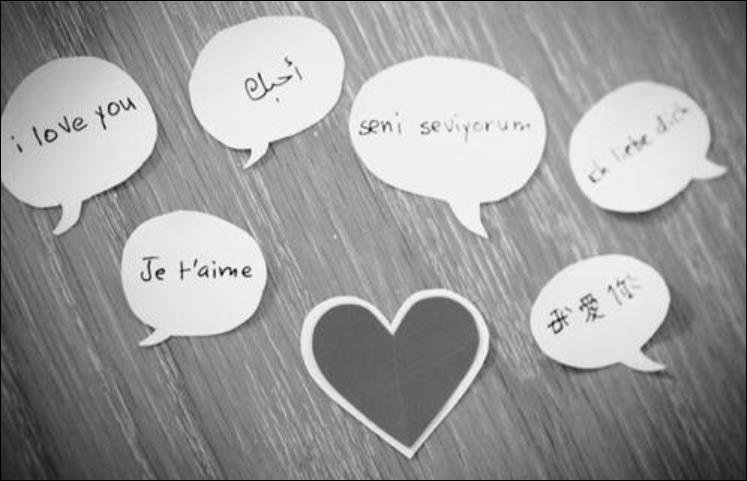
#> input picture 刘镇松-U202010652-图像分割作业/input_img/label.jpg, 747 x 481 px
$ python '局部二值描述LBP.py'
#> lines starting #> are read from the running program, lines starting #| are printed output that depends on the picture
#> further down, image is the input picture: shape (481, 747, 3); min 0, max 255, mean 155.4
import numpy as np
import cv2
import matplotlib.pyplot as plt

# 局部共生描述LBP
def LBP(src):
    height = src.shape[0]
#> height = 481
    width = src.shape[1]
#> width = 747
    dst = src.copy()

    lbp_value = np.zeros((1, 8), dtype=np.uint8)
    neighbours = np.zeros((1, 8), dtype=np.uint8)
    for x in range(1, width - 1):
        for y in range(1, height - 1):
            neighbours[0, 0] = src[y - 1, x - 1]
            neighbours[0, 1] = src[y - 1, x]
            neighbours[0, 2] = src[y - 1, x + 1]
            neighbours[0, 3] = src[y, x - 1]
            neighbours[0, 4] = src[y, x + 1]
            neighbours[0, 5] = src[y + 1, x - 1]
            neighbours[0, 6] = src[y + 1, x]
            neighbours[0, 7] = src[y + 1, x + 1]
            center = src[y, x]

            for i in range(8):
                if neighbours[0, i] > center:
                    lbp_value[0, i] = 1
                else:
                    lbp_value[0, i] = 0

            lbp = lbp_value[0, 0] + lbp_value[0, 1] * 2 + lbp_value[0, 2] * 4 + lbp_value[0, 3] * 8 + lbp_value[
                0, 4] * 16 + lbp_value[0, 5] * 32 + lbp_value[0, 6] * 64 + lbp_value[0, 7] * 128
            dst[y, x] = lbp.item()
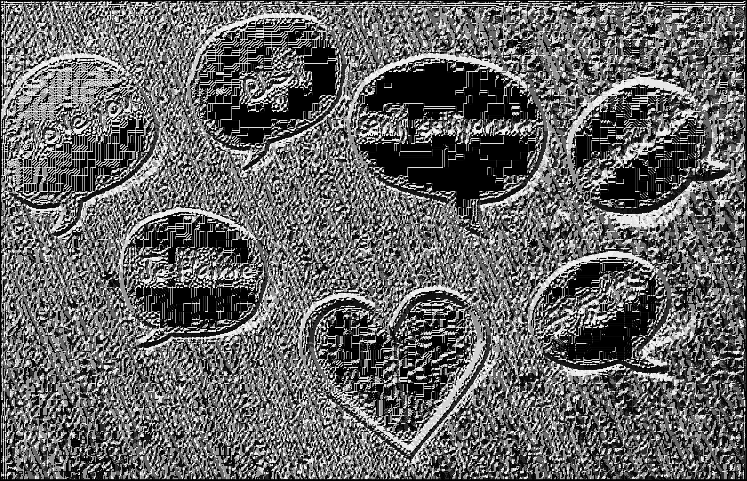
#> dst: shape (481, 747); min 0, max 255, mean 100.4
    return dst


image = cv2.imread('input_img/label.jpg')
img_gray = cv2.cvtColor(image, cv2.COLOR_BGR2GRAY)
LBP_img = LBP(img_gray)

plt.subplot(121), plt.imshow(img_gray, cmap='gray'), plt.title('Original Image')
plt.subplot(122), plt.imshow(LBP_img, cmap='gray'), plt.title('LBP Image')
plt.tight_layout()
plt.savefig('output_img/image_LBP.jpg')
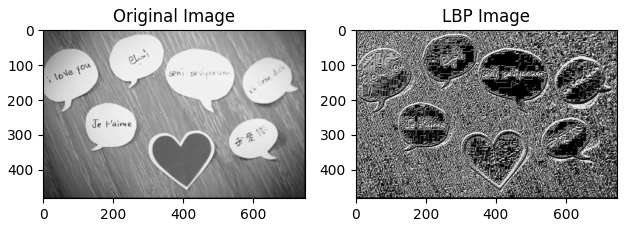
#> figure drawn by matplotlib, 2 panels
plt.show()
